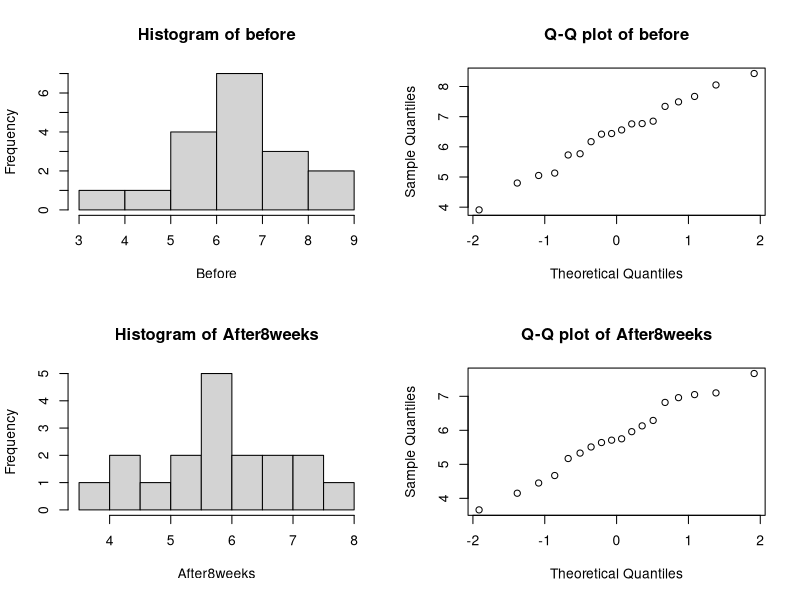
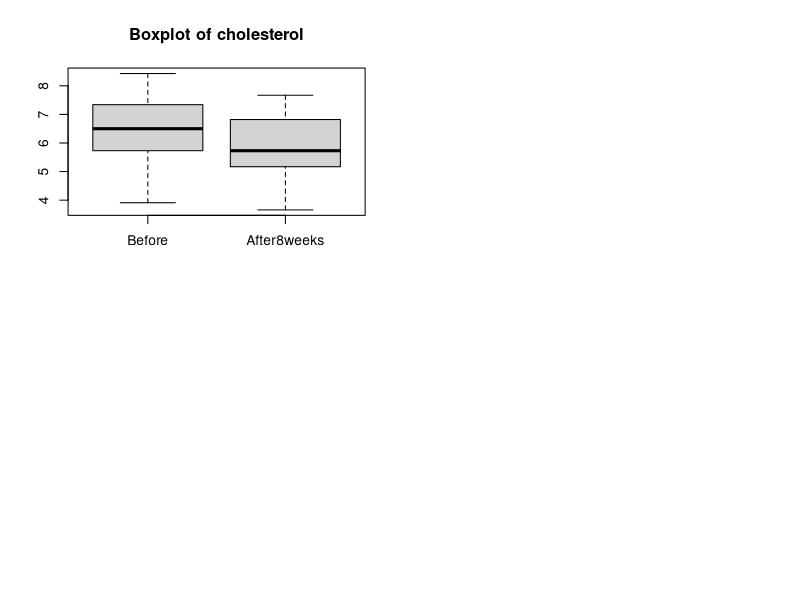
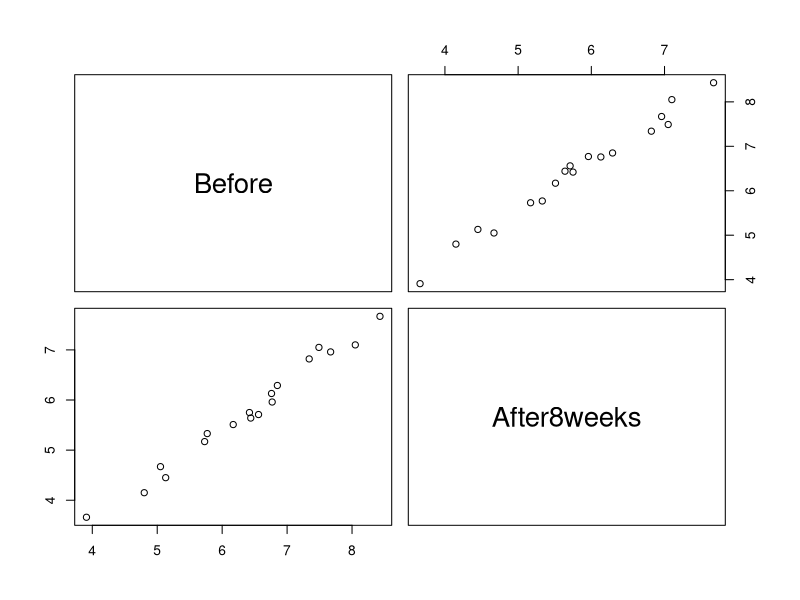
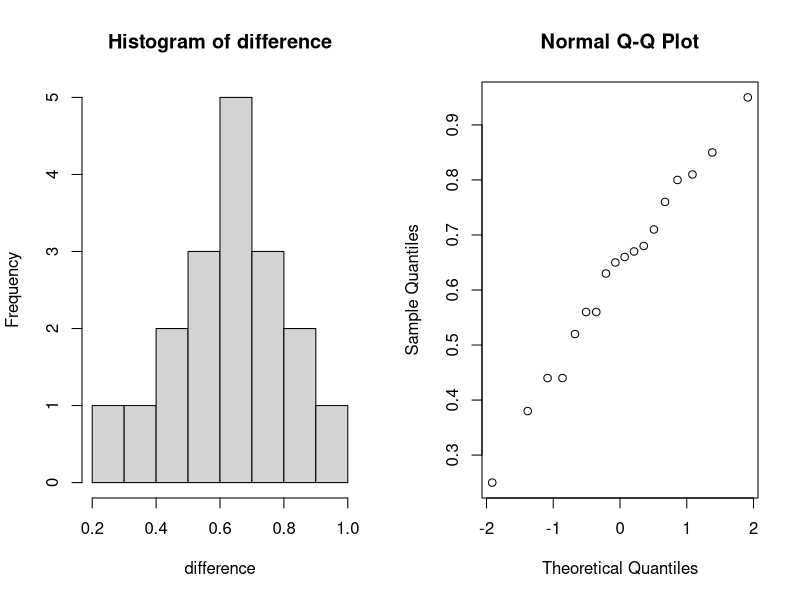
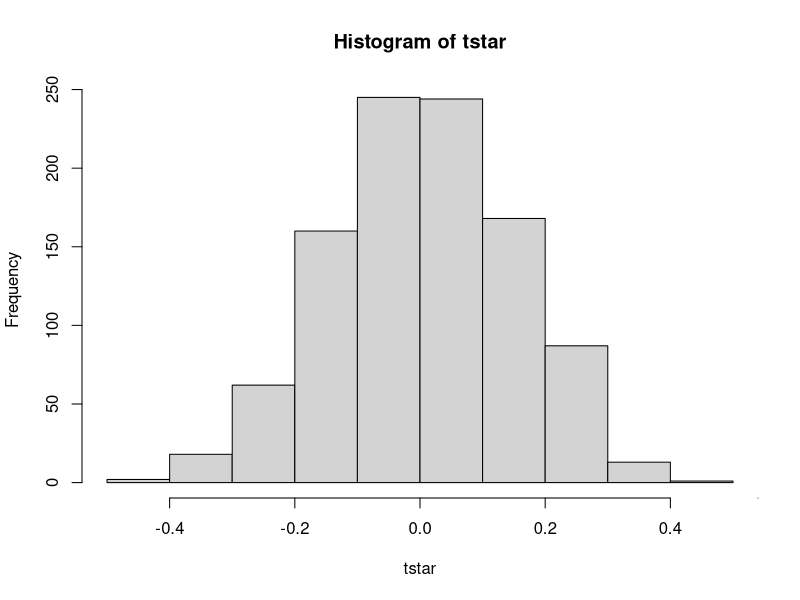
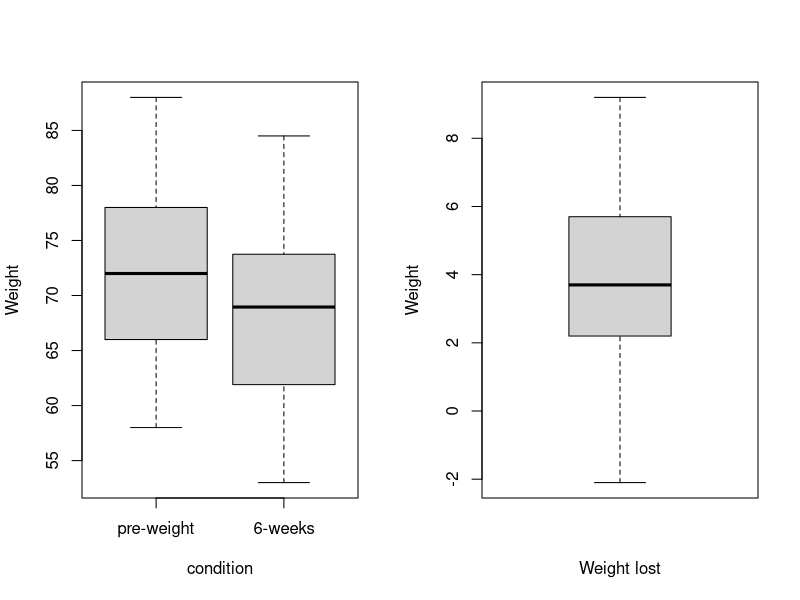
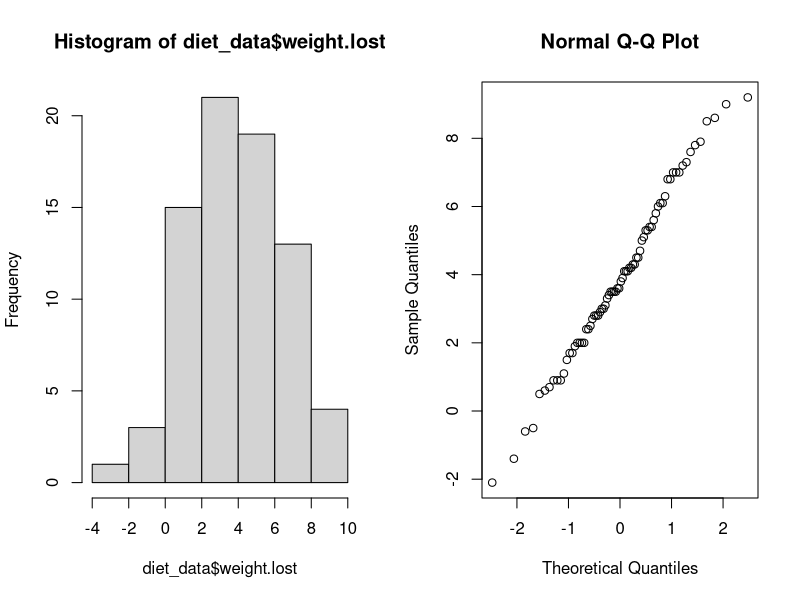
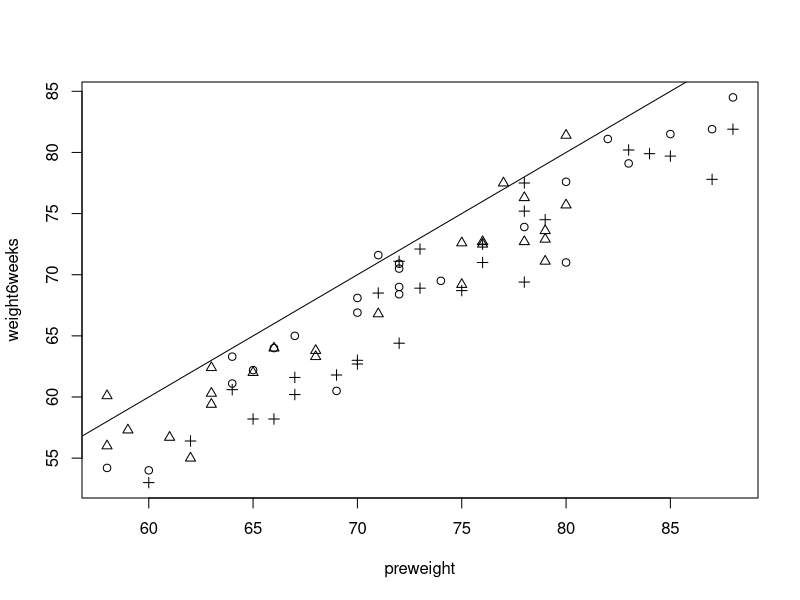

Generate these figures, in order, with R:
## ---- chunk 1
birthweight <- read.table("birthweight.txt", header = TRUE)
shapiro.test(birthweight$birthweight)
## ---- chunk 2
n <- length(birthweight$birthweight)
alpha <- 0.04 / 2
mean_bw <- mean(birthweight$birthweight)
std_error <- sd(birthweight$birthweight) / sqrt(n)
lower_bound <- mean_bw - qt(1-alpha, n-1) * std_error
upper_bound <- mean_bw + qt(1-alpha, n-1) * std_error
cat("The 96% CI for mean birthweight is [", round(lower_bound, 2), ", ", round(upper_bound, 2), "]\n")
## ---- chunk 3
max_length <- 100
std_error_max <- max_length / (2 * qt(1-alpha, n-1))
n_min <- ceiling((2 * sd(birthweight$birthweight) / std_error_max)^2)
cat("The minimum sample size needed to achieve the maximum length of 100 for the 96% CI is", n_min, "\n")
## ---- chunk 4
set.seed(123)
# Set random seed for reproducibility
bootstrap_mean <- replicate(10000, mean(sample(birthweight$birthweight, n, replace = TRUE)))
bootstrap_ci <- quantile(bootstrap_mean, c(alpha, 1-alpha))
cat("The 96% bootstrap CI for mean birthweight is [", round(bootstrap_ci[1], 2), ", ", round(bootstrap_ci[2], 2), "]\n")
## ---- chunk 5
t.test(birthweight,mu=2800,alt="g") #one sample right-sided t-test - birthwight
## ---- chunk 6
sum(birthweight>2800) #sum the number of birthweights which are bigger than 2800
binom.test(107,188,p=0.5,alt = "g") #exact binomial test
## ---- chunk 7
B=1000; n=188; alpha=0.05; mu=2919.293; # set the parameters
sd=sd(birthweight$birthweight) # calculate sample standard deviation of the birthweights 
psign=numeric(B) # will contain  p-values of the sign test
pttest=numeric(B) # will contain p-values of the t-test
for(i in 1:B){
   x=rnorm(n,mu,sd) # generate data under H1 with mu=2919.293
   pttest[i]=t.test(x,mu = 2800, alt = "g")[[3]] # extract p-value of the t-test
   psign[i]=binom.test(sum(x>2800),n,p=0.5,alt="g")[[3]] # extract p-valur of the sign test
}
pwsign=sum(psign<alpha)/B # calculate the power in mu=2919.293 for the t-test
pwttest=sum(pttest<alpha)/B # calculate the power in mu=2919.293 for the sign test
print(pwsign) 
print(pwttest)
## ---- chunk 8
#Load in data for birth weight
data=read.table(file="birthweight.txt",header=TRUE)
birthweights = data$birthweight
#Get base statistics
mean = mean(birthweights)
sd = sd(birthweights)
n = length(birthweights)
p_hat = pnorm(2600, mean=mean, sd=sd)
#Standard error of proportion
ME = p_hat - 0.25
z = ME/sqrt((p_hat*(1-p_hat)/n))
CI = p_hat + c(-1,1)*z*sqrt(p_hat*(1-p_hat)/n)
confidence_level = pnorm(z,lower.tail=FALSE)
percentage_CI = (1- confidence_level *2)
#Manual
alpha = 0.025
z = qnorm(1-alpha/2)
manual_CI = p_hat + c(-1,1)*z*sqrt(p_hat*(1-p_hat)/n)
## ---- chunk 9
cholesterol = read.table("cholesterol.txt", header = TRUE)
attach(cholesterol) # Attach the date set to the R search path
## ---- chunk 10
par(mfrow=c(2,2)) # two plots in one row next to each other
hist(Before, main = "Histogram of before")
qqnorm(Before, main = "Q-Q plot of before")
hist(After8weeks, main = "Histogram of After8weeks")
qqnorm(After8weeks, main = "Q-Q plot of After8weeks")
## ---- chunk 11
boxplot(Before,After8weeks,names = c("Before","After8weeks"), main = "Boxplot of cholesterol")
## ---- chunk 12
pairs(cholesterol) # scatter plot of Before and After8weeks
cor(Before, After8weeks) # calculate correlation
## ---- chunk 13
difference = Before-After8weeks
par(mfrow=c(1,2)) # two plots in one row next to each other
hist(difference)
qqnorm(difference)
shapiro.test(difference) # check the data normaliy of differences of before and after8weeks
t.test(Before - After8weeks) # execute paired t-test
## ---- chunk 14
mystat = function(x,y){ mean(x-y)} # set test statistic
B = 1000 # the number of T-star
tstar = numeric(B)
for(i in 1: B){
  cholesterolstar = t(apply(cbind(Before, After8weeks), 1, sample)) # generate x-star and y-star 
  tstar[i] = mystat(cholesterolstar[,1], cholesterolstar[,2])} # generate T-star}
myt = mystat(Before, After8weeks) # compute original test statisc t
print(myt)
# plot histogram of T-star with original test statistic t 
par(mfrow = c(1,1))
hist(tstar)
lines(rep(myt,2),c(0,30), col = "red", lwd = 2)
axis(1,myt,expression(paste("t")))
pl = sum(tstar<myt)/B
pr = sum(tstar>myt)/B
p = 2*min(pl,pr) # calculate p-value
## ---- chunk 15
B  = 1000; a = 3; alpha = 0.05; n = 18 # set parameters
theta = max(After8weeks)
# calculate estimate theta
x_bar = numeric(B)
for(i in 1:B){
  x = runif(n, min = a, max = theta)  # generate a bunch of samples
  x_bar[i] = mean(x)
}
mu = mean(x_bar) 
estitheta = 2*mu - a # use (a+b)/2 of expectaion formula in uniform distribution
# calculate 95% confidence interval
s = (estitheta - a)^2/12 # use the variance formula in uniform distribution
t_quantile = qt(1-alpha/2, df = n-1)
E = t_quantile*s/sqrt(n) # calculate margin error
cll = estitheta - E # calculate the left side CI
clr = estitheta + E # calculate the right side CI
## ---- chunk 16
B = 1000; n =18; # set parameters
T = max(After8weeks) # calculate original test statistic T
Tstar = numeric(B)
for(i in 1:B){
  Theta = runif(1, min =3, max = 12) # generate a Theta randomly
  Xstar = runif(n, min = a, max = Theta) # generate the X-star
  Tstar[i] = max(Xstar) # calculate T-star
}
pl = sum(Tstar<T)/B
pr = sum(Tstar>T)/B
p = 2*min(pl,pr) # calculate p value
## ---- chunk 17
# generate data set under H0
Theta = runif(1, min =3, max = 12) 
Sampleunderh0 = runif(n, min = a, max = Theta)
# ks.test
ks.test(Sampleunderh0,"punif", min = a, max = Theta)
## ---- chunk 18
sumoflessthan6 = sum(After8weeks < 6)
binom.test(sumoflessthan6, 18, p=0.5, alt = "l")
## ---- chunk 19
sumoflessthan4_5 = sum(After8weeks < 4.5)
binom.test(sumoflessthan4_5, n, p = 0.25, alt = "l")
## ---- chunk 20
# read in data from the file
diet_data <- read.table("diet.txt", header = TRUE); diet_data <- na.omit(diet_data)
#Create new column 'weight.lost by subtracting: preweight - weight6weeks
diet_data$weight.lost = diet_data$preweight - diet_data$weight6weeks
## ---- chunk 21
#Graphics
par(mfrow=c(1,2));boxplot(diet_data$preweight, diet_data$weight6weeks, names = c('pre-weight', '6-weeks'), ylab = "Weight", xlab = "condition");boxplot(diet_data$weight.lost, ylab = "Weight", xlab = "Weight lost")
par(mfrow=c(1,2));hist(diet_data$weight.lost);qqnorm(diet_data$weight.lost)
par(mfrow=c(1,1));plot(weight6weeks~preweight,pch=diet,col='black',data=diet_data); abline(0,1)

## ---- chunk 22
#Last normality assumption - shapiro test
shap_result = shapiro.test(diet_data$weight.lost)
## ---- chunk 23
diet_t_test = t.test(diet_data$preweight, diet_data$weight6weeks, paired = TRUE)
## ---- chunk 24
#Graphical inspection
par(mfrow=c(1,2));boxplot(weight.lost~diet,data=diet_data);stripchart(weight.lost~diet,data=diet_data,vertical=TRUE)
## ---- chunk 25
#One-way anova
# Diet column coercion to factor type
diet_data$diet = factor(diet_data$diet)
#Anova 1-way
diet_lm = lm(weight.lost~diet,data=diet_data)
diet_aov = aov(diet_lm)
anova_table = anova(diet_aov)
## Coefficients:
## Estimate Std. Error t value Pr(>|t|)
## (Intercept) 3.3000 0.4840 6.818 2.26e-09 ***
## diet2 -0.0320 0.6776 -0.047 0.96246
## diet3 1.8481 0.6652 2.778 0.00694 **
## Residual standard error: 2.371 on 73 degrees of freedom
## Multiple R-squared: 0.1285, Adjusted R-squared: 0.1047
## F-statistic: 5.383 on 2 and 73 DF, p-value: 0.006596
tukey.test = TukeyHSD(diet_aov)
## diff lwr upr p adj
## 2-1 -0.032000 -1.6530850 1.589085 0.99877114
## 3-1 1.848148 0.2567422 3.439554 0.01880469
## 3-2 1.880148 0.3056826 3.454614 0.01520200

## ---- chunk 26
attach(diet_data)
#Graphical summary: diet~lost.weight & gender~lost.weight
par(mfrow=c(1,2));boxplot(weight.lost~diet,data=diet_data);boxplot(weight.lost~gender,data=diet_data);
interaction.plot(diet,gender,weight.lost)
interaction.plot(gender,diet,weight.lost)
## ---- chunk 27
diet_data <- read.table("diet.txt", header = TRUE)
diet_data <- na.omit(diet_data)
diet_data$weight.lost = diet_data$preweight - diet_data$weight6weeks
diet_data$diet=as.factor(diet_data$diet); diet_data$gender=as.factor(diet_data$gender)
#Coerce predictors as factors
diet_data$diet=as.factor(diet_data$diet); diet_data$gender=as.factor(diet_data$gender)
#Create model 
diet_aov=lm(weight.lost~diet*gender, data = diet_data)
#Check assumptions
par(mfrow = c(1, 1))
qqnorm(diet_aov$residuals)
#Run anova with interaction term
anova(diet_aov)
## ---- chunk 28
library(emmeans)
# Obtain the estimated marginal means (EMMs) for lost.weight at each level of diet, holding gender constant
my_emms <- as.data.frame(emmeans(diet_aov, ~ diet | gender, type = "response"))
## ---- chunk 29
library(MASS)
set.seed(123)  # Set seed for reproducibility

# Create a matrix to store the randomized distribution of soil additives
dist_mat <- matrix(0, nrow = 6, ncol = 4)

# Randomly assign soil additives to each block
for (i in 1:6) {
  dist_mat[i, ] <- sample(c(1,1,0,0), 4)
}

# Verify that each soil additive is received by exactly two plots within each block
colSums(dist_mat)  # The sum of each column should be 2
rowSums(dist_mat)  # The sum of each row should be 2

# Combine the block information and the soil additive distribution
npk_dist <- data.frame(npk, dist_mat)
## ---- chunk 30
library(ggplot2)
rm(mean)
npk_dist_agg <- aggregate(yield ~ block + N, data = npk_dist, mean)
## ---- chunk 31
ggplot(npk_dist_agg, aes(x = block, y = yield, fill = factor(N))) +
  geom_col(position = "dodge") +
  geom_bar(stat = "identity", position = "dodge") +
  scale_fill_discrete(name = "N") +
  labs(x = "Block", y = "Average yield per plot (pounds)", fill = "Nitrogen Applied") +
  scale_fill_manual(values = c("lightblue", "lightyellow"), labels = c("No", "Yes")) +
  ggtitle("Average yield per block for the soil treated with nitrogen and for the soil that did not receive nitrogen")
## ---- chunk 32
library(MASS)
data(npk)
str(npk)
## ---- chunk 33
npk_anova_model <- aov(yield ~ block + N, data = npk)
summary(npk_anova_model)
## ---- chunk 34
npk_model1 <- lm(yield ~ N*block + P + K, data = npk_dist)
summary(npk_model1)
npk_model2 <- lm(yield ~ P*block + N + K, data = npk_dist)
summary(npk_model2)
## ---- chunk 35
npk_model_noN <- lm(yield ~ block + P + K, data = npk_dist)
anova(npk_model_noN, npk_model1)

## ---- chunk 36
library(lme4)
npk_mixed <- lmer(yield ~ N + P + K + (1|block), data = npk_dist)
summary(npk_mixed)
